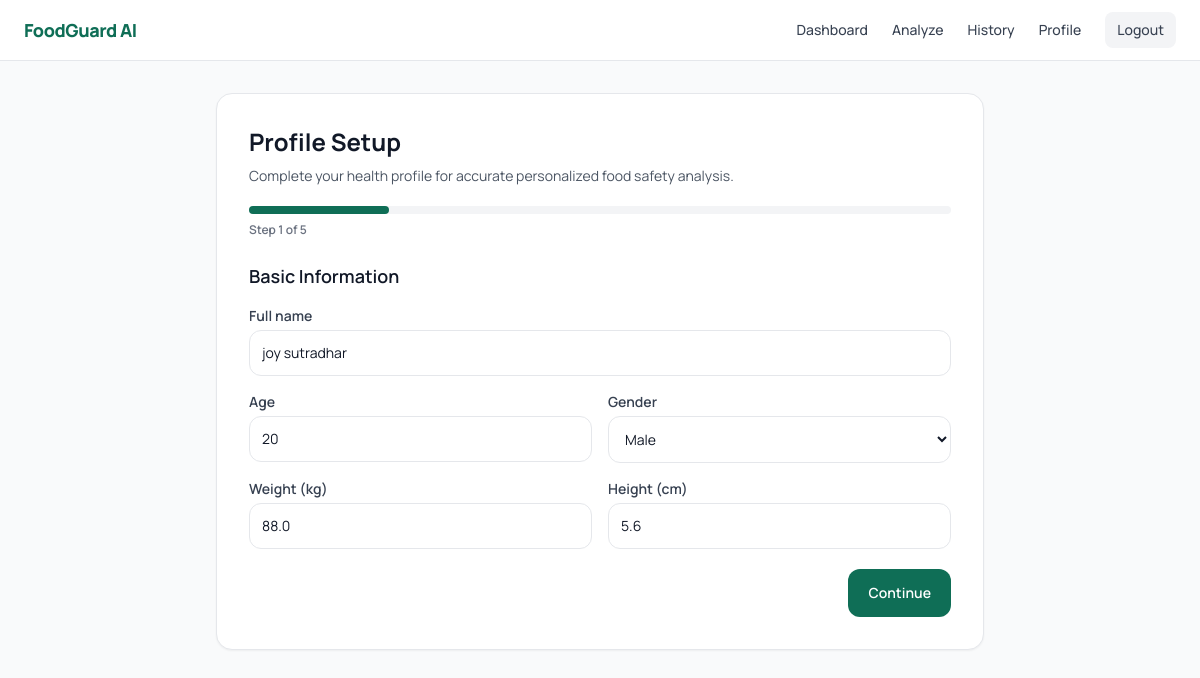
Screenshot of /profile/setup/ (signed in) with the database file from the repository.
### foodguardapp/models.py (models this page shows, shortened)
class UserProfile(models.Model):
	user = models.OneToOneField(
		settings.AUTH_USER_MODEL,
		on_delete=models.CASCADE,
		related_name="profile",
	)
	full_name = models.CharField(max_length=100)
	age = models.PositiveIntegerField(null=True, blank=True)
	gender = models.CharField(max_length=20, choices=GENDER_CHOICES, blank=True)
	weight_kg = models.FloatField(null=True, blank=True)
	height_cm = models.FloatField(null=True, blank=True)
	area_in_dhaka = models.CharField(max_length=100, blank=True)
	health_conditions = models.JSONField(default=list, blank=True)
	allergies = models.JSONField(default=list, blank=True)
	dietary_restrictions = models.CharField(
		max_length=30,
		choices=DIETARY_RESTRICTION_CHOICES,
		default="Halal Only",
	)
	fitness_goal = models.CharField(max_length=30, choices=FITNESS_GOAL_CHOICES, blank=True)
	activity_level = models.CharField(max_length=20, choices=ACTIVITY_LEVEL_CHOICES, blank=True)
	profile_complete = models.BooleanField(default=False)
	created_at = models.DateTimeField(auto_now_add=True)
	updated_at = models.DateTimeField(auto_now=True)
	class Meta:
		ordering = ["-updated_at"]
	def _required_fields(self):
		return [
			self.full_name,
			self.age,
			self.gender,
			self.area_in_dhaka,
			self.dietary_restrictions,
			self.fitness_goal,
			self.activity_level,
		]
	@property
	def completion_percentage(self) -> int:
		required = self._required_fields()
		completed = sum(1 for item in required if item not in (None, ""))
		return int(round((completed / len(required)) * 100))

### foodguardapp/views.py (the view, shortened to what this page needs)
# urls.py: path("profile/setup/", ProfileSetupView.as_view(), name="profile_setup"),
class ProfileSetupView(LoginRequiredMixin, FormView):
	template_name = "profile/setup.html"
	form_class = ProfileForm
	success_url = reverse_lazy("foodguardapp:dashboard")
	def get_form_kwargs(self):
		kwargs = super().get_form_kwargs()
		kwargs["instance"] = _user_profile(self.request.user)
		return kwargs

### foodguardapp/context_processors.py (called while the page is built)
def profile_status(request):
    if not request.user.is_authenticated:
        return {
            "profile_completion": 0,
            "profile_incomplete": False,
        }
    profile = getattr(request.user, "profile", None)
    completion = profile.completion_percentage if profile else 0
    return {
        "profile_completion": completion,
        "profile_incomplete": completion < 100,
    }

### foodguardapp/forms.py (called while the page is built, shortened)
    @staticmethod
    def _ensure_list(value):
        if isinstance(value, list):
            return value

### foodguardapp/views.py (called while the page is built)
def _user_profile(user):
	profile, _ = UserProfile.objects.get_or_create(
		user=user,
		defaults={"full_name": user.username or "FoodGuard User"},
	)
	return profile

### templates/profile/setup.html (shortened to what this page needs)
{% extends 'base.html' %}
{% block content %}
<div class="mx-auto max-w-3xl">
    <div class="rounded-2xl border border-gray-200 bg-white p-5 shadow-sm lg:p-8">
        <h1 class="text-2xl font-bold text-gray-900">Profile Setup</h1>
        <p class="mt-2 text-sm text-gray-600">Complete your health profile for accurate personalized food safety analysis.</p>
        <div class="mt-5">
            <div class="h-2 w-full rounded-full bg-gray-100">
                <div id="setup-progress" class="h-2 rounded-full bg-brand-teal transition-all duration-300" style="width:20%"></div>
            </div>
            <p id="setup-progress-label" class="mt-2 text-xs font-semibold text-gray-500">Step 1 of 5</p>
        </div>
        <form method="post" class="mt-6">
            <section class="wizard-step space-y-4" data-step="1">
                <h2 class="text-lg font-semibold text-gray-900">Basic Information</h2>
                <div class="grid gap-4 sm:grid-cols-2">
                    <div class="sm:col-span-2">
                        <label class="mb-1 block text-sm font-semibold text-gray-700">Full name</label>
                        {{ form.full_name }}
                    </div>
                    <div>
                        <label class="mb-1 block text-sm font-semibold text-gray-700">Age</label>
                        {{ form.age }}
                    </div>
                    <div>
                        <label class="mb-1 block text-sm font-semibold text-gray-700">Gender</label>
                        {{ form.gender }}
                    </div>
                    <div>
                        <label class="mb-1 block text-sm font-semibold text-gray-700">Weight (kg)</label>
                        {{ form.weight_kg }}
                    </div>
                    <div>
                        <label class="mb-1 block text-sm font-semibold text-gray-700">Height (cm)</label>
                        {{ form.height_cm }}
                    </div>
                </div>
            </section>
            <div class="mt-5 flex items-center justify-between">
                <button id="next-step" type="button" class="inline-flex min-h-12 items-center justify-center rounded-xl bg-brand-teal px-5 text-sm font-semibold text-white hover:bg-teal-800">Continue</button>
            </div>
        </form>
    </div>
</div>
{% endblock %}

### static/css/app.css (style rules this page uses)
body { font-family: 'Manrope', 'Hind Siliguri', sans-serif; }
.wizard-step label { display: block; }

### rows the page displays
UserProfile: full_name "joy sutradhar", age "20", gender "Male", weight_kg "88.0", height_cm "5.6"
